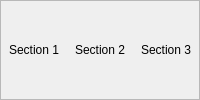
                           <widget class="QFrame" name="top_bandas">
                            <property name="sizePolicy">
                             <sizepolicy hsizetype="Minimum" vsizetype="Fixed">
                              <horstretch>0</horstretch>
                              <verstretch>15</verstretch>
                             </sizepolicy>
                            </property>
                            <property name="minimumSize">
                             <size>
                              <width>0</width>
                              <height>20</height>
                             </size>
                            </property>
                            <property name="styleSheet">
                             <string notr="true">QPushButton:hover {
    font-size: 15px;
	background-color: rgb(189, 147, 249);

}
QPushButton {
    border-style: solid;
    border-width: 1px;
    border-radius: 0px;
}

QPushButton:pressed{
	padding-left:5px;
	padding-top:5px;
	
	background-color: qlineargradient(spread:reflect, x1:0, y1:0, x2:1, y2:1, stop:0.00564972 rgba(80, 105, 255, 255), stop:0.55 rgba(171, 120, 206, 255), stop:0.98 rgba(182, 14, 235, 255), stop:1 rgba(0, 0, 0, 0));
	}

QPushButton:hover {
    font-size: 15px;
	background-color: rgb(189, 147, 249);

}
QPushButton {
    border-style: solid;
    border-width: 1px;
    border-radius: 0px;
}

QPushButton:pressed{
	padding-left:5px;
	padding-top:5px;
	
	background-color: qlineargradient(spread:reflect, x1:0, y1:0, x2:1, y2:1, stop:0.00564972 rgba(80, 105, 255, 255), stop:0.55 rgba(171, 120, 206, 255), stop:0.98 rgba(182, 14, 235, 255), stop:1 rgba(0, 0, 0, 0));
	}

</string>
                            </property>
                            <property name="frameShape">
                             <enum>QFrame::StyledPanel</enum>
                            </property>
                            <property name="frameShadow">
                             <enum>QFrame::Raised</enum>
                            </property>
                            <layout class="QHBoxLayout" name="horizontalLayout_9">
                             <property name="spacing">
                              <number>0</number>
                             </property>
                             <property name="leftMargin">
                              <number>0</number>
                             </property>
                             <property name="topMargin">
                              <number>0</number>
                             </property>
                             <property name="rightMargin">
                              <number>0</number>
                             </property>
                             <property name="bottomMargin">
                              <number>0</number>
                             </property>
                             <item>
                              <widget class="QPushButton" name="parte1">
                               <property name="sizePolicy">
                                <sizepolicy hsizetype="Minimum" vsizetype="Fixed">
                                 <horstretch>0</horstretch>
                                 <verstretch>20</verstretch>
                                </sizepolicy>
                               </property>
                               <property name="minimumSize">
                                <size>
                                 <width>0</width>
                                 <height>20</height>
                                </size>
                               </property>
                               <property name="cursor">
                                <cursorShape>PointingHandCursor</cursorShape>
                               </property>
                               <property name="styleSheet">
                                <string notr="true"/>
                               </property>
                               <property name="text">
                                <string>Section 1</string>
                               </property>
                              </widget>
                             </item>
                             <item>
                              <widget class="QPushButton" name="parte2">
                               <property name="minimumSize">
                                <size>
                                 <width>0</width>
                                 <height>20</height>
                                </size>
                               </property>
                               <property name="cursor">
                                <cursorShape>PointingHandCursor</cursorShape>
                               </property>
                               <property name="styleSheet">
                                <string notr="true"/>
                               </property>
                               <property name="text">
                                <string>Section 2</string>
                               </property>
                              </widget>
                             </item>
                             <item>
                              <widget class="QPushButton" name="parte3">
                               <property name="sizePolicy">
                                <sizepolicy hsizetype="Minimum" vsizetype="Fixed">
                                 <horstretch>0</horstretch>
                                 <verstretch>20</verstretch>
                                </sizepolicy>
                               </property>
                               <property name="minimumSize">
                                <size>
                                 <width>0</width>
                                 <height>20</height>
                                </size>
                               </property>
                               <property name="cursor">
                                <cursorShape>PointingHandCursor</cursorShape>
                               </property>
                               <property name="styleSheet">
                                <string notr="true"/>
                               </property>
                               <property name="text">
                                <string>Section 3</string>
                               </property>
                              </widget>
                             </item>
                            </layout>
                           </widget>
